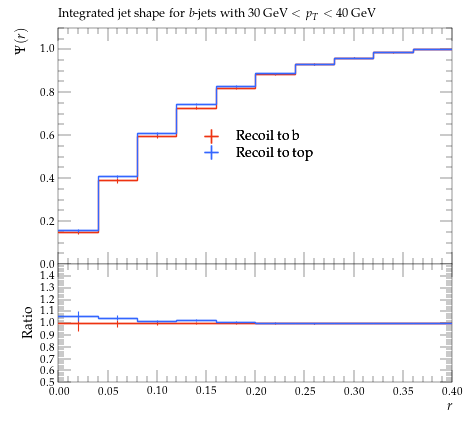

Write Python code to recreate this figure.
#! /usr/bin/env python

# This Python script was auto-generated using YODA v2.0.2.
# Analysis object: /ATLAS_2013_I1243871/d01-x01-y02
# Timestamp: 06-08-2026 (15:14:30)

import matplotlib as mpl
import matplotlib.pyplot as plt
mpl.use('Agg') # comment out for interactive use
import os
import numpy as np

plotDir = os.path.split(os.path.realpath(__file__))[0]
if 'YODA_USER_PLOT_PATH' in globals():
    plot_outdir = globals()['YODA_USER_PLOT_PATH']
else:
    plot_outdir = plotDir

#plot style
plt.style.use(os.path.join(plotDir, '../default.mplstyle'))
# plot metadata
figW, figH = plt.rcParams['figure.figsize']
ax_xLabel = r'$r$'
ax_yLabel = r'$\Psi(r)$'
ax_title  = r'Integrated jet shape for $b$-jets with $30\,\mathrm{GeV} < p_T < 40\,\mathrm{GeV}$'
ax_xScale = 'linear'
ax_yScale = 'linear'
xLims = (0.0, 0.4)
yLims = (0.0, 1.1)

# TeX-friendly labels for the legend
labels = {
    'legend' : ([ r"Recoil to b", r"Recoil to top" ], r""),
}

# Adjust canvas width and height
canvasW = 10.0
canvasH = 9.0
figW *= canvasW/10.
figH *= canvasH/9.

# Create figure and axis objects
fig, (ax, ratio0_ax) = plt.subplots(2, 1, sharex=True,
                  figsize=(figW,figH), gridspec_kw={'height_ratios': (6.0, 3.0)})

# Set figure margins
plt.subplots_adjust(
    left   = 1.0 * plt.rcParams['figure.subplot.left'],
    right  = 1.0 * plt.rcParams['figure.subplot.right'],
    top    = 1.0 * plt.rcParams['figure.subplot.top'],
    bottom = 1.0 * plt.rcParams['figure.subplot.bottom'])

ratio0_ax.yaxis.set_major_locator(mpl.ticker.MultipleLocator(0.1))
ratio0_ax.set_ylim(0.5, 1.4999)
ratio0_ax.set_ylabel('Ratio')

# the numerical data is stored in a separate file
dataf = dict()
prefix = os.path.split(__file__)[0]
if prefix:    prefix = prefix + '/'
exec(open(prefix+'d01-x01-y02__data.py').read(), dataf)


legend_handles = dict() # keep track of handles for the legend

# style options for curves
# starts at zorder>=5 to draw curve on top of legend
styles = {
  'recoil_b': {
    'color' : '#EE3311',
    'linestyle' : '-',
    'linewidth' : 1,
    'marker' : 'none',
    'markersize' : 2,
    'capsize' : 0.0,
    'zorder' : 5,
    'histstyle' : 1,
    'drawstyle' : 'steps-pre',
    'xerrorbars' : 1,
    'yerrorbars' : 1,
    'fillcolor' : None,
    'fillopacity' : 1.0,
    'ratio0_linestyle' : '-',
    'ratio0_linewidth' : 1,
    'ratio0_marker' : 'none',
    'ratio0_markersize' : 2,
    'ratio0_capsize' : 0.0,
    'ratio0_zorder' : 5,
    'ratio0_histstyle' : 1,
    'ratio0_drawstyle' : 'steps-pre',
    'ratio0_xerrorbars' : 1,
    'ratio0_yerrorbars' : 1,
  },
  'recoil_t': {
    'color' : '#3366FF',
    'linestyle' : '-',
    'linewidth' : 1,
    'marker' : 'none',
    'markersize' : 2,
    'capsize' : 0.0,
    'zorder' : 6,
    'histstyle' : 1,
    'drawstyle' : 'steps-pre',
    'xerrorbars' : 1,
    'yerrorbars' : 1,
    'fillcolor' : None,
    'fillopacity' : 1.0,
    'ratio0_linestyle' : '-',
    'ratio0_linewidth' : 1,
    'ratio0_marker' : 'none',
    'ratio0_markersize' : 2,
    'ratio0_capsize' : 0.0,
    'ratio0_zorder' : 6,
    'ratio0_histstyle' : 1,
    'ratio0_drawstyle' : 'steps-pre',
    'ratio0_xerrorbars' : 1,
    'ratio0_yerrorbars' : 1,
  },
}

# curve from input yoda files in main panel
for label, yvals in dataf['yvals'].items():
    if all(np.isnan(v) for v in dataf['yvals'][label]):
        continue
    tmp = None
    if styles[label]['histstyle']: # draw as histogram
        xpos = dataf['xedges'][label] if styles[label]['drawstyle'] else dataf['xpoints'][label]
        ypos = np.insert(yvals, 0, yvals[0]) if styles[label]['drawstyle'] else yvals
        if styles[label]['fillcolor']: # fill area below curve
            ax.fill_between(xpos, ypos, step='pre',
                            color=styles[label]['fillcolor'],
                            alpha=styles[label]['fillopacity'])
        tmp, = ax.plot(xpos, ypos,
                       color=styles[label]['color'],
                       linestyle=styles[label]['linestyle'],
                       linewidth=styles[label]['linewidth'],
                       drawstyle=styles[label]['drawstyle'], solid_joinstyle='miter',
                       zorder=styles[label]['zorder'], label=label)
    tmp = ax.errorbar(dataf['xpoints'][label], yvals,
                      xerr=np.array(dataf['xerrs'][label])*styles[label]['xerrorbars'],
                      yerr=np.array(dataf['yerrs'][label])*styles[label]['yerrorbars'],
                      fmt=styles[label]['marker'], capsize=styles[label]['capsize'],
                      markersize=styles[label]['markersize'],
                      ecolor=styles[label]['color'],
                      color=styles[label]['color'], zorder=styles[label]['zorder'])
    tmp[-1][0].set_linestyle(styles[label]['linestyle'])
    tmp[-1][0].set_linewidth(styles[label]['linewidth'])
    if label in dataf['add_legend_handle']:  legend_handles[label] = tmp
    for varLabel in dataf['variation_yvals'].keys():
        if varLabel.startswith(label):
            tmp, = ax.plot(dataf['xedges'][label], dataf['variation_yvals'][varLabel],
                           color=styles[label]['color'],
                           linestyle=styles[label]['linestyle'],
                           linewidth=styles[label]['linewidth'],
                           drawstyle='steps-pre', solid_joinstyle='miter',
                           zorder=styles[label]['zorder'], alpha=0.5)


# plots on ratio panel
# curve from input yoda files in ratio panel
for label, yvals in dataf['ratio0_yvals'].items():
    if all(np.isnan(v) for v in yvals):
        continue
    if styles[label]['ratio0_histstyle']: # plot as histogram
        xpos = dataf['xedges']['recoil_b'] if styles[label]['ratio0_drawstyle'] else dataf['xpoints']['recoil_b']
        ypos = np.insert(yvals, 0, yvals[0]) if styles[label]['ratio0_drawstyle'] else yvals
        ratio0_ax.plot(xpos, ypos,
                       color=styles[label]['color'],
                       linewidth=styles[label]['linewidth'],
                       linestyle=styles[label]['ratio0_linestyle'],
                       drawstyle=styles[label]['ratio0_drawstyle'], zorder=styles[label]['zorder'],
                       solid_joinstyle='miter')
    tmp = ratio0_ax.errorbar(dataf['xpoints']['recoil_b'], yvals,
                             xerr=np.array(dataf['ref_xerrs'])*styles[label]['ratio0_xerrorbars'],
                             yerr=np.array(dataf['ratio0_yerrs'][label])*styles[label]['ratio0_yerrorbars'],
                             fmt=styles[label]['ratio0_marker'], capsize=styles[label]['ratio0_capsize'],
                             markersize=styles[label]['ratio0_markersize'],
                             ecolor=styles[label]['color'],
                             color=styles[label]['color'])
    tmp[-1][0].set_linestyle(styles[label]['ratio0_linestyle'])
    tmp[-1][0].set_linewidth(styles[label]['ratio0_linewidth'])

    for varlabel in dataf['ratio0_variation_vals'].keys():
        if varlabel.startswith(label):
            ratio0_ax.plot(dataf['xedges']['recoil_b'],
                            dataf['ratio0_variation_vals'][varlabel],
                            color=styles[label]['color'],
                            linestyle=styles[label]['linestyle'],
                            linewidth=styles[label]['linewidth'],
                            drawstyle='steps-pre', solid_joinstyle='miter',
                            zorder=1, alpha=0.5)

legend_items = list(legend_handles.values())
ax.add_artist(ax.legend(legend_items,
                        labels['legend'][0],
                        title=labels['legend'][1],
                        alignment='left',
                        loc='center',
                        bbox_to_anchor=(0.5, 0.5)))

# set plot metadata as defined above
ratio0_ax.set_xlabel(ax_xLabel)
ratio0_ax.xaxis.set_label_coords(1., -0.15)
ax.set_ylabel(ax_yLabel, ha='right', va='top')
ax.yaxis.set_label_coords(-0.11, 1.0)
ax.set_title(ax_title, loc='left')
ax.set_xscale(ax_xScale)
ax.set_yscale(ax_yScale)
ax.set_xlim(xLims)
ax.set_ylim(yLims)

# tick formatting
plt.rcParams['xtick.top'] = True
plt.rcParams['ytick.right'] = True
fig.align_ylabels((ax, ratio0_ax))
plt.savefig(os.path.join(plot_outdir, 'd01-x01-y02.pdf'), format='PDF')
plt.savefig(os.path.join(plot_outdir, 'd01-x01-y02.png'), format='PNG')

plt.close(fig)
